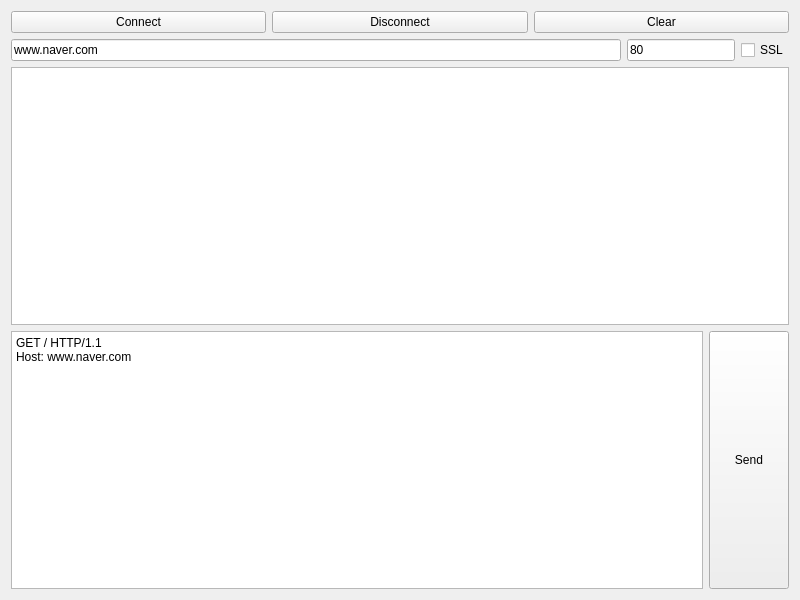
<?xml version="1.0" encoding="UTF-8"?>
<ui version="4.0">
 <class>Widget</class>
 <widget class="QWidget" name="Widget">
  <property name="geometry">
   <rect>
    <x>0</x>
    <y>0</y>
    <width>800</width>
    <height>600</height>
   </rect>
  </property>
  <property name="windowTitle">
   <string>Widget</string>
  </property>
  <layout class="QGridLayout" name="gridLayout_2">
   <item row="0" column="0">
    <layout class="QGridLayout" name="gridLayout">
     <item row="1" column="0">
      <layout class="QHBoxLayout" name="horizontalLayout_2">
       <item>
        <widget class="QLineEdit" name="leHost">
         <property name="text">
          <string>www.naver.com</string>
         </property>
        </widget>
       </item>
       <item>
        <widget class="QLineEdit" name="lePort">
         <property name="sizePolicy">
          <sizepolicy hsizetype="Fixed" vsizetype="Fixed">
           <horstretch>0</horstretch>
           <verstretch>0</verstretch>
          </sizepolicy>
         </property>
         <property name="text">
          <string>80</string>
         </property>
        </widget>
       </item>
       <item>
        <widget class="QCheckBox" name="cbSSL">
         <property name="sizePolicy">
          <sizepolicy hsizetype="Fixed" vsizetype="Fixed">
           <horstretch>0</horstretch>
           <verstretch>0</verstretch>
          </sizepolicy>
         </property>
         <property name="text">
          <string>SSL</string>
         </property>
        </widget>
       </item>
      </layout>
     </item>
     <item row="0" column="0">
      <layout class="QHBoxLayout" name="horizontalLayout">
       <item>
        <widget class="QPushButton" name="pbConnect">
         <property name="text">
          <string>Connect</string>
         </property>
        </widget>
       </item>
       <item>
        <widget class="QPushButton" name="pbDisconnect">
         <property name="text">
          <string>Disconnect</string>
         </property>
        </widget>
       </item>
       <item>
        <widget class="QPushButton" name="pbClear">
         <property name="text">
          <string>Clear</string>
         </property>
        </widget>
       </item>
      </layout>
     </item>
     <item row="3" column="0">
      <layout class="QHBoxLayout" name="horizontalLayout_3">
       <item>
        <widget class="QPlainTextEdit" name="pteSend">
         <property name="plainText">
          <string>GET / HTTP/1.1
Host: www.naver.com

</string>
         </property>
        </widget>
       </item>
       <item>
        <widget class="QPushButton" name="pbSend">
         <property name="sizePolicy">
          <sizepolicy hsizetype="Minimum" vsizetype="Expanding">
           <horstretch>0</horstretch>
           <verstretch>0</verstretch>
          </sizepolicy>
         </property>
         <property name="text">
          <string>Send</string>
         </property>
        </widget>
       </item>
      </layout>
     </item>
     <item row="2" column="0">
      <widget class="QPlainTextEdit" name="pteMessage"/>
     </item>
    </layout>
   </item>
  </layout>
 </widget>
 <resources/>
 <connections/>
</ui>
